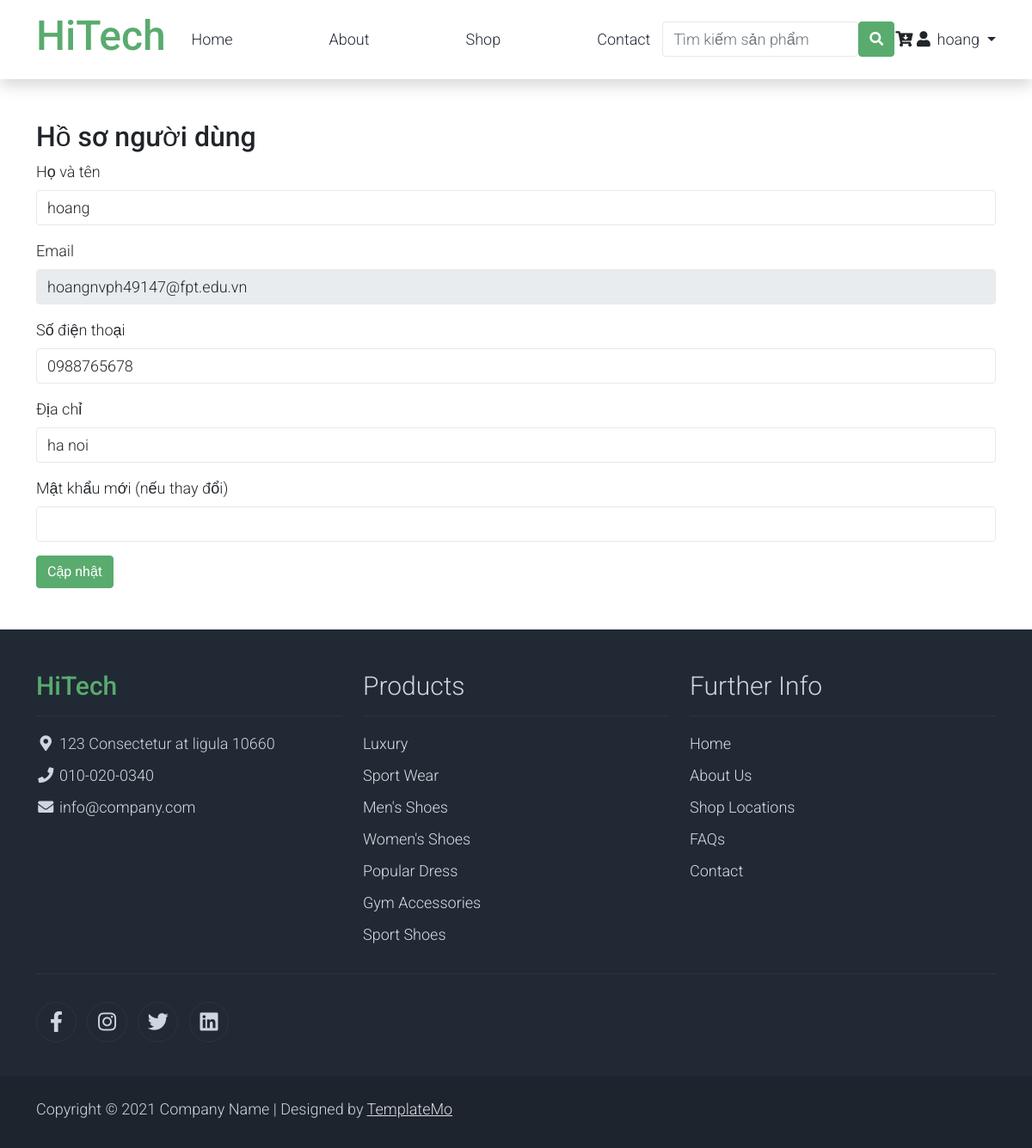
/Du_An_1/index.php?act=profile (signed in), run on the app's committed database.
### tables this page shows
CREATE TABLE `customers` (
  `id_customer` int NOT NULL COMMENT 'Mã customer',
  `id_user` int DEFAULT NULL COMMENT 'Mã user',
  `full_name` varchar(100) NOT NULL COMMENT 'Tên',
  `phone` varchar(20) NOT NULL COMMENT 'Số điện thoại',
  `address` text NOT NULL COMMENT 'Địa chỉ',
  `note` varchar(100) DEFAULT NULL COMMENT 'Ghi chú(nếu có)'
);

CREATE TABLE `users` (
  `id_user` int NOT NULL COMMENT 'Mã user',
  `email` varchar(255) NOT NULL COMMENT 'Địa chỉ email của user',
  `password` varchar(100) NOT NULL COMMENT 'Mật khẩu đăng nhặp của user',
  `role` tinyint NOT NULL DEFAULT '0' COMMENT '0 là khách hàng, 1 là nhân viên, 2 là quản trị',
  `day_registered` timestamp NULL DEFAULT CURRENT_TIMESTAMP COMMENT 'Ngày đăng kí tài khoản của user '
);

### Du_An_1/index.php (called while the page is built, shortened)
<?php
require_once 'controller/profilecontroller.php';
$act = $_GET['act'] ?? '/';
match ($act) {
    '/' => (new trang_chu())->trang_chu(),
    'about' => (new aboutController())->about(),
    'shop' => (new shopController())->allProduct(),
    'shop_cat' => (new shopController())->cat_pro($_GET['id']),
    'shop_single' => (new detailController())->detail($_GET['id']),
    'contact' => (new contactController())->contact(),
    'cart' => (new cartController())->cart(),
    'login' => (new LoginController())->login(),
    'logout' => (new LogoutController())->logout(),
    'register' => (new RegisterController())->register(),
    'addComment' => (new detailController())->addComment(),
    'addToCart' => (new cartController())->addToCart(),
    'deleteToCart' => (new cartController())->deleteToCart(),
    'order' => (new orderController())->order($_SESSION['user']['customer_info']['id_customer']),
    'pay' => (new payController())->pay(),
    'payment' => (new payController())->payment(),
    'profile' => (new profileController())->profile(),
    'updateProfile' => (new profileController())->updateProfile(),
};

### Du_An_1/model/user.php (called while the page is built, shortened)
<?php
function getUserProfile($email) {
    try {
        $conn = connDBAss();
        $sql = "SELECT u.email, u.password, c.full_name, c.phone, c.address
                FROM users u
                JOIN customers c ON u.id_user = c.id_user
                WHERE u.email = :email";
        $stmt = $conn->prepare($sql);
        $stmt->bindParam(':email', $email);
        $stmt->execute();
        return $stmt->fetch(PDO::FETCH_ASSOC);
    } catch (PDOException $e) {
        return false;
    }
}

### Du_An_1/view/profile.php (the view)
<?php require_once 'layout/header.php'; ?>
<div class="container py-5">
    <h2>Hồ sơ người dùng</h2>
    <form action="?act=updateProfile" method="POST">
        <div class="mb-3">
            <label for="fullname" class="form-label">Họ và tên</label>
            <input type="text" class="form-control" id="fullname" name="fullname" value="<?php echo htmlspecialchars($userProfile['full_name']); ?>" >
        </div>
        <div class="mb-3">
            <label for="email" class="form-label">Email</label>
            <input type="email" class="form-control" id="email" name="email" value="<?php echo htmlspecialchars($userProfile['email']); ?>" readonly>
        </div>
        <div class="mb-3">
            <label for="phone" class="form-label">Số điện thoại</label>
            <input type="text" class="form-control" id="phone" name="phone" value="<?php echo htmlspecialchars($userProfile['phone']); ?>" required>
        </div>
        <div class="mb-3">
            <label for="address" class="form-label">Địa chỉ</label>
            <input type="text" class="form-control" id="address" name="address" value="<?php echo htmlspecialchars($userProfile['address']); ?>" required>
        </div>
        <div class="mb-3">
            <label for="password" class="form-label">Mật khẩu mới (nếu thay đổi)</label>
            <input type="password" class="form-control" id="password" name="password">
        </div>
        <button type="submit" class="btn btn-success">Cập nhật</button>
    </form>
</div>
<?php require_once 'layout/footer.php'; ?>

### Du_An_1/assets/css/templatemo.css (style rules this page uses)
body, ul, li, p, a, label, input, div { font-family: 'Roboto', sans-serif; font-size: 18px !important; font-weight: 300 !important; }
.btn-success { background-color: #59ab6e !important; border-color: #56ae6c !important; }
.form-control { border: 1px solid #e8e8e8; }

### data on the page
customers: fullname "hoang", email "hoangnvph49147@fpt.edu.vn", phone "0988765678", address "ha noi"

### other printed values
$_SESSION['user']['customer_info']['full_name'] "hoang"
